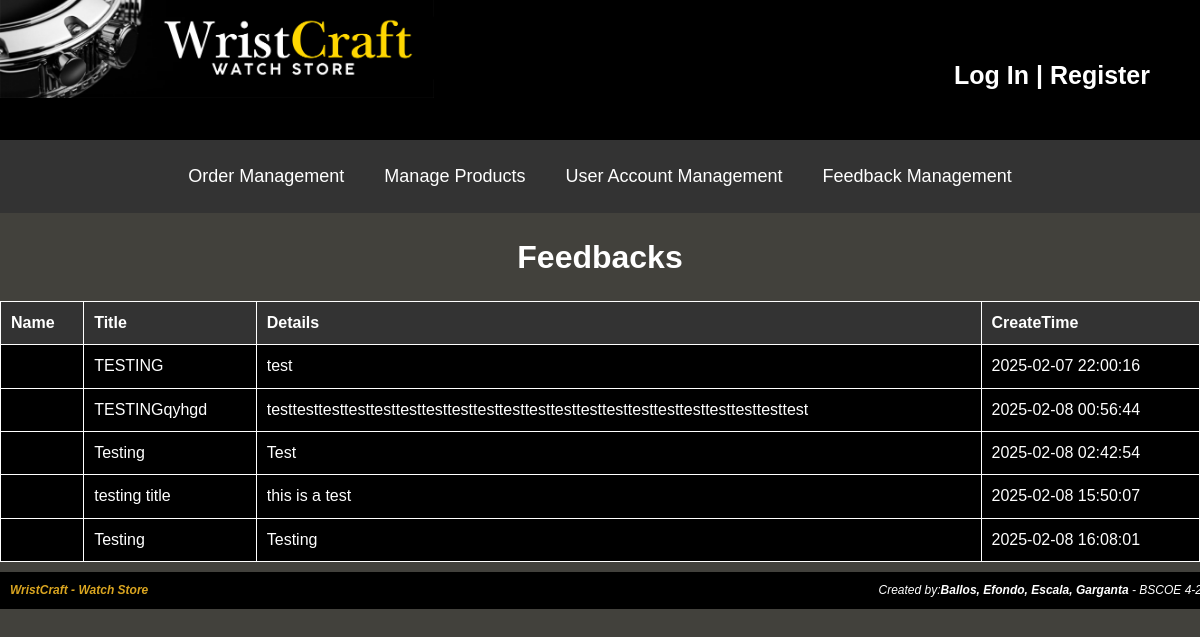
The app's page /WristCraft/www/feedbacksmanager.php with its own data.
### tables this page shows
CREATE TABLE `feedbacks` (
  `Id` int(11) NOT NULL,
  `Name` varchar(255) NOT NULL,
  `Email` varchar(255) NOT NULL,
  `Title` varchar(255) NOT NULL,
  `Details` text NOT NULL,
  `CreateTime` datetime NOT NULL
);

### WristCraft/www/feedbacksmanager.php (the view, shortened to what this page needs)
<?php
require_once './data/dbconnect.php';
$sql = "SELECT * FROM feedbacks";
?>
<!DOCTYPE html>
<html lang="en">
<head>
    <link href="styles/site.css" rel="stylesheet" type="text/css">
    <link href="styles/products.css" rel="stylesheet" type="text/css">
</head>
<body>
<div class="divContainer">
    <?php include './Templates/adminheader.php'; ?>
    <div style="background-color: #333; overflow: hidden; display: flex; justify-content: center; align-items: center; padding: 10px 0;">
        <a href="ordersmanager.php" style="color: white; padding: 14px 20px; text-align: center; text-decoration: none; font-size: 18px; transition: background-color 0.3s;">Order Management</a>
        <a href="Crud.php" style="color: white; padding: 14px 20px; text-align: center; text-decoration: none; font-size: 18px; transition: background-color 0.3s;">Manage Products</a>
        <a href="usersmanager.php" style="color: white; padding: 14px 20px; text-align: center; text-decoration: none; font-size: 18px; transition: background-color 0.3s;">User Account Management</a>
        <a href="feedbacksmanager.php" style="color: white; padding: 14px 20px; text-align: center; text-decoration: none; font-size: 18px; transition: background-color 0.3s;">Feedback Management</a>
    </div>
    <h1 style="text-align: center; color: white;">Feedbacks</h1>
    <table>
    <tr>
    <th>Name</th>
    <th>Title</th>
    <th>Details</th>
    <th>CreateTime</th>
    </tr>
    <?php
    $result = mysqli_query($con, $sql);
    while ($row = $result->fetch_assoc()) {
        ?>
        <tr>
        <td><?= $row["UserId"]; ?></td>
        <td><?= $row["Title"]; ?></td>
        <td><?= $row["Details"]; ?></td>
        <td><?= $row["CreateTime"]; ?></td>
        </tr>
        <?php
    }
?>
</table>
<?php include './Templates/footer.php'; ?>
</body>
</html>

### WristCraft/www/styles/site.css (style rules this page uses)
body { font: 100%/1.4 Verdana, Arial, Helvetica, sans-serif; background-color: #42413C; margin: 0; padding: 0; color: #000; }
a:link { color: #42413C; text-decoration: none; }
.divContainer { background-color: #42413C; margin: 0 auto; display: flex; flex-direction: column; min-height: 100vh; }

### WristCraft/www/feedbacksmanager.php (style rules this page uses)
table { width: 100%; border-collapse: collapse; background-color: black; color: white; }
th, td { padding: 10px; text-align: left; border: 1px solid white; }
th { background-color: #333; }

### records on screen
feedbacks: Title "TESTING", Details "test", CreateTime "2025-02-07 22:00:16"
feedbacks: Title "TESTINGqyhgd", Details "testtesttesttesttesttesttesttesttesttesttesttesttesttesttesttesttesttesttesttesttest", CreateTime "2025-02-08 00:56:44"
feedbacks: Title "Testing", Details "Test", CreateTime "2025-02-08 02:42:54"
feedbacks: Title "testing title", Details "this is a test", CreateTime "2025-02-08 15:50:07"
feedbacks: Title "Testing", Details "Testing", CreateTime "2025-02-08 16:08:01"
